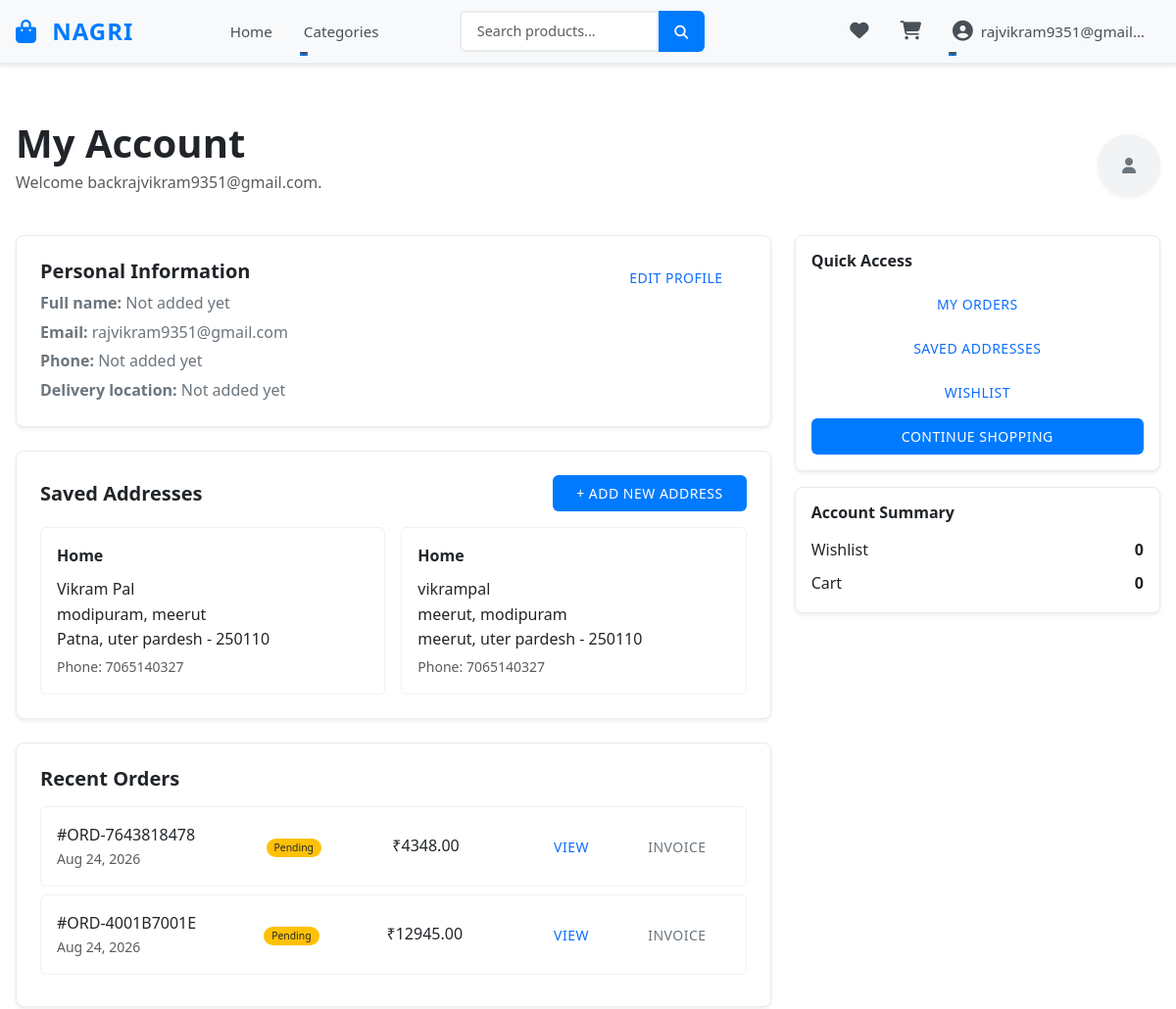
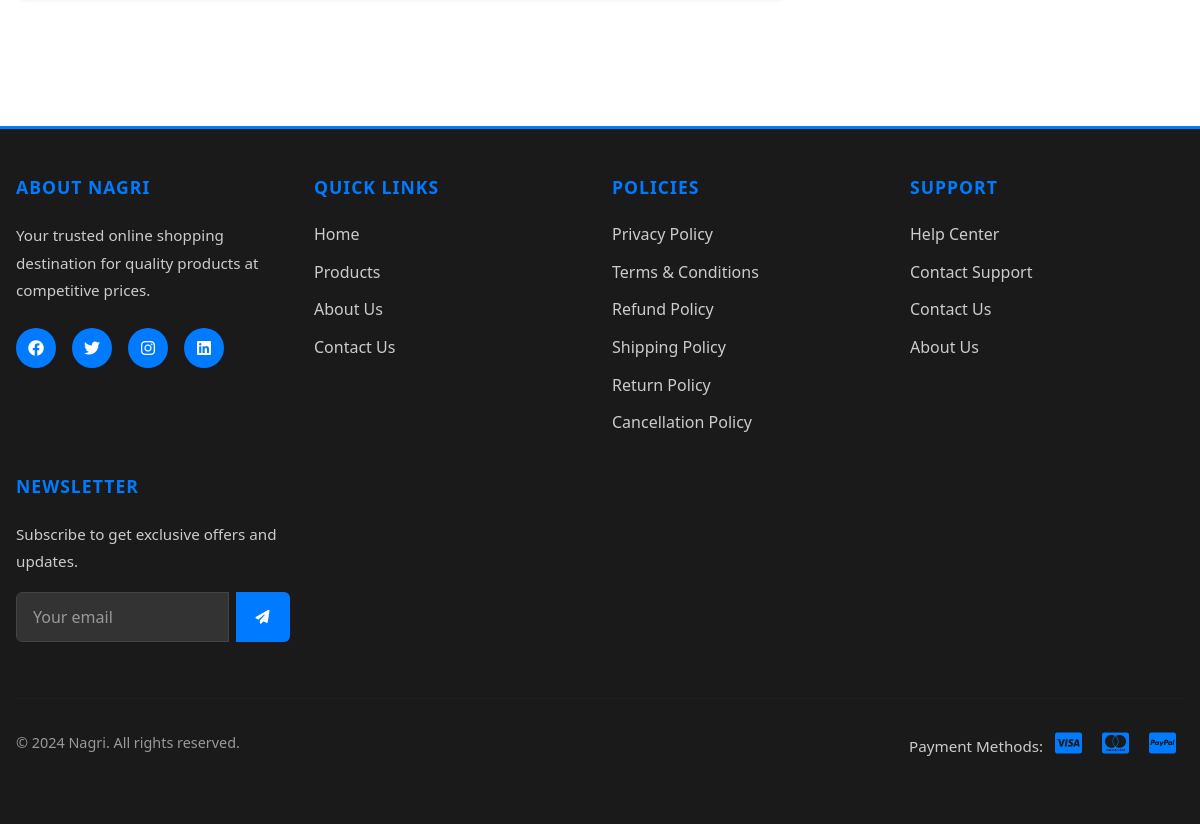
Page /accounts/dashboard-page/ (signed in) on the earlier database version (2 pictures, top to bottom).
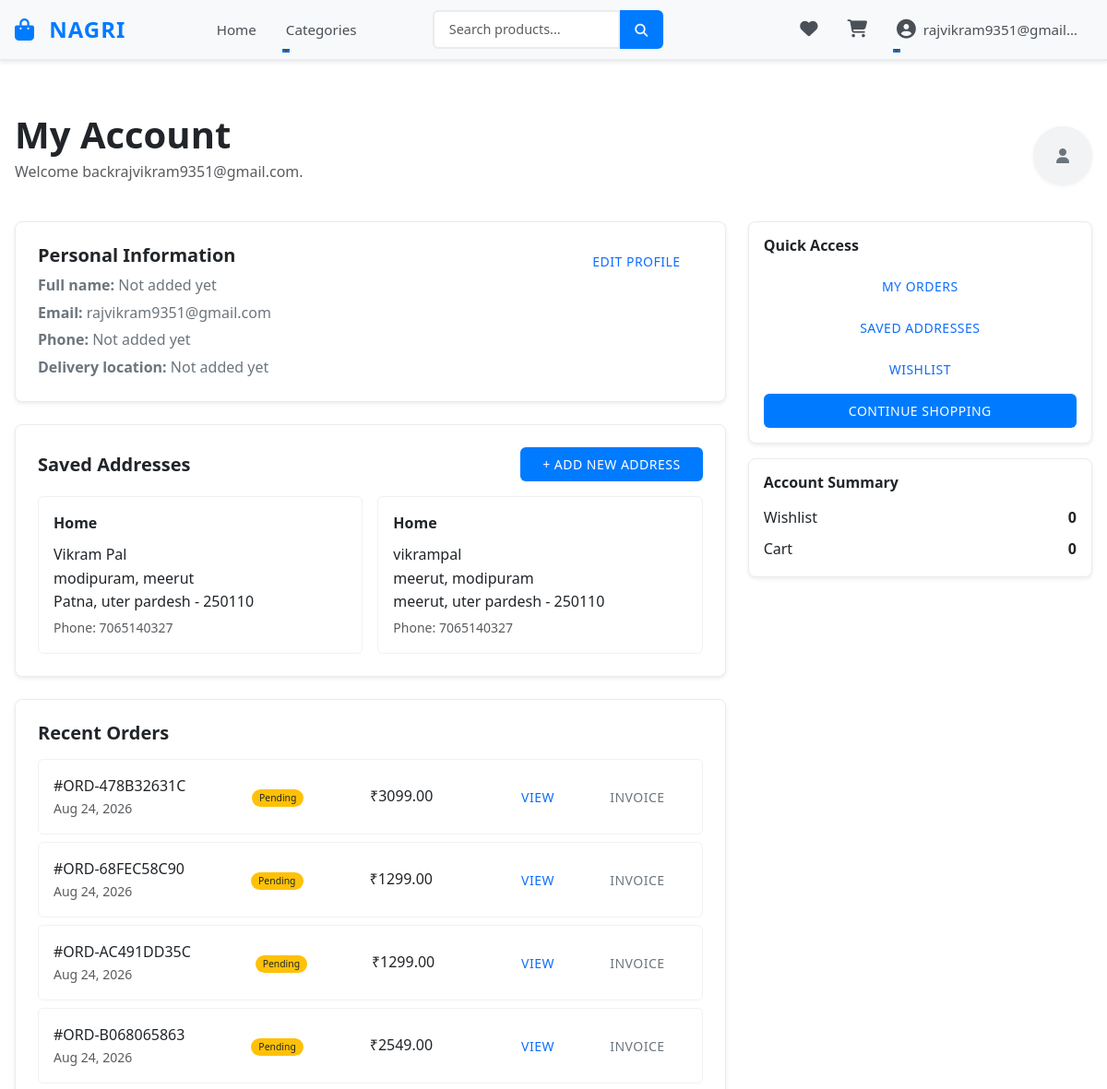
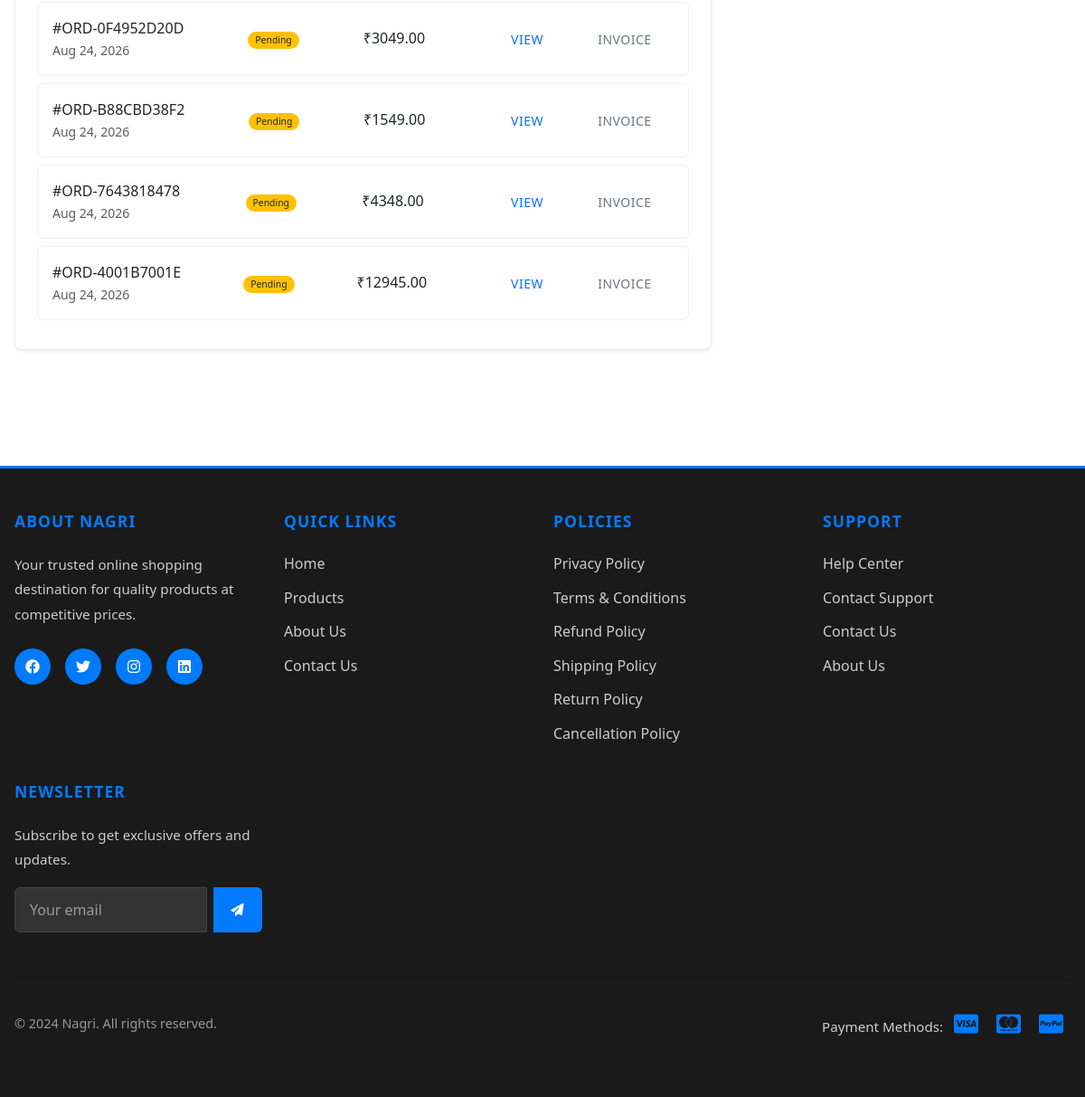
Same page on the later database version (2 pictures, top to bottom).
### accounts/models.py (models this page shows, shortened)
class Address(models.Model):
    user = models.ForeignKey(CustomUser, on_delete=models.CASCADE, related_name="addresses")
    profile = models.ForeignKey(UserProfile, on_delete=models.CASCADE, related_name="addresses", null=True, blank=True)
    label = models.CharField(max_length=50, default="Home")
    full_name = models.CharField(max_length=150)
    phone = models.CharField(max_length=20)
    address_line_1 = models.CharField(max_length=255)
    address_line_2 = models.CharField(max_length=255, blank=True, null=True)
    city = models.CharField(max_length=100)
    state = models.CharField(max_length=100)
    country = models.CharField(max_length=100, default="India")
    pincode = models.CharField(max_length=20)
    landmark = models.CharField(max_length=200, blank=True, null=True)
    is_default = models.BooleanField(default=False)
    created_at = models.DateTimeField(auto_now_add=True)
    updated_at = models.DateTimeField(auto_now=True)
    class Meta:
        ordering = ["-is_default", "-created_at"]

### orders/models.py (models this page shows, shortened)
class Order(models.Model):
    STATUS_CHOICES = [
        ("pending", "Pending"),
        ("paid", "Paid"),
        ("shipped", "Shipped"),
        ("completed", "Completed"),
        ("cancelled", "Cancelled"),
    ]
    TRACKING_CHOICES = [
        ("processing", "Processing"),
        ("packed", "Packed"),
        ("shipped", "Shipped"),
        ("out_for_delivery", "Out for Delivery"),
        ("delivered", "Delivered"),
    ]
    DELIVERY_CHOICES = [
        ("standard", "Standard Delivery (5-7 days) - FREE"),
        ("express", "Express Delivery (2-3 days) - ₹50"),
        ("overnight", "Overnight Delivery - ₹100"),
    ]
    PAYMENT_METHOD_CHOICES = [
        ("razorpay", "Credit/Debit Card"),
        ("netbanking", "Net Banking"),
        ("upi", "UPI"),
        ("wallet", "Wallet"),
        ("cod", "Cash on Delivery"),
    ]
    user = models.ForeignKey(settings.AUTH_USER_MODEL, on_delete=models.CASCADE, related_name="orders")
    order_number = models.CharField(max_length=50, unique=True)
    subtotal = models.DecimalField(max_digits=12, decimal_places=2, default=0.00)
    discount_amount = models.DecimalField(max_digits=12, decimal_places=2, default=0.00)
    delivery_charge = models.DecimalField(max_digits=12, decimal_places=2, default=0.00)
    total_amount = models.DecimalField(max_digits=12, decimal_places=2, default=0.00)
    coupon_code = models.CharField(max_length=50, blank=True, null=True)
    shipping_address = models.ForeignKey(Address, on_delete=models.SET_NULL, null=True, blank=True, related_name="orders")
    shipping_address_name = models.CharField(max_length=150, blank=True)
    shipping_address_phone = models.CharField(max_length=20, blank=True)
    shipping_address_line1 = models.CharField(max_length=255, blank=True)
    shipping_address_line2 = models.CharField(max_length=255, blank=True, null=True)
    shipping_address_city = models.CharField(max_length=100, blank=True)
    shipping_address_state = models.CharField(max_length=100, blank=True)
    shipping_address_postal_code = models.CharField(max_length=20, blank=True)
    shipping_address_country = models.CharField(max_length=100, blank=True, default="India")
    delivery_method = models.CharField(max_length=20, choices=DELIVERY_CHOICES, default="standard")
    payment_method = models.CharField(max_length=20, choices=PAYMENT_METHOD_CHOICES, default="razorpay")
    status = models.CharField(max_length=20, choices=STATUS_CHOICES, default="pending")
    tracking_status = models.CharField(max_length=30, choices=TRACKING_CHOICES, default="processing")
    tracking_code = models.CharField(max_length=100, blank=True, null=True)
    tracking_number = models.CharField(max_length=100, blank=True, null=True)
    is_paid = models.BooleanField(default=False)
    payment_provider = models.CharField(max_length=50, blank=True, default="razorpay")
    razorpay_order_id = models.CharField(max_length=255, blank=True, null=True)
    razorpay_payment_id = models.CharField(max_length=255, blank=True, null=True)
    razorpay_signature = models.CharField(max_length=255, blank=True, null=True)
    created_at = models.DateTimeField(auto_now_add=True)
    updated_at = models.DateTimeField(auto_now=True)
    class Meta:
        ordering = ["-created_at"]

### accounts/views.py (the view)
# urls.py: path("dashboard-page/", views.dashboard_page, name="dashboard_page"),
@login_required(login_url="/accounts/auth/")
def dashboard_page(request):
    profile = UserProfile.objects.filter(user=request.user).first()
    addresses = Address.objects.filter(user=request.user).order_by("-is_default", "-created_at")
    payment_methods = PaymentMethod.objects.filter(user=request.user).order_by("-is_default", "-created_at")
    orders = Order.objects.filter(user=request.user).order_by("-created_at")[:10]
    return render(request, "accounts/dashboard.html", {
        "profile": profile,
        "addresses": addresses,
        "payment_methods": payment_methods,
        "orders": orders,
        "wishlist_count": 0,
        "cart_count": 0,
    })

### templates/accounts/dashboard.html (shortened to what the changed rows need)
{% extends 'base/base.html' %}
{% load static %}
{% block extra_css %}
    <link rel="stylesheet" href="{% static 'css/accounts/dashboard.css' %}">
{% endblock %}
{% block content %}
<div class="account-dashboard container py-4">
    <div class="dashboard-header d-flex align-items-center justify-content-between mb-4">
        <div>
            <h1 class="mb-1">My Account</h1>
        </div>
    </div>
    <div class="row g-4">
        <div class="col-lg-8">
            <div class="card card-flat mb-4">
                <div class="card-body">
                    {% if addresses %}
                        <div class="row g-3">
                            {% for address in addresses %}
                                <div class="col-md-6">
                                    <div class="address-card p-3">
                                        <div class="d-flex justify-content-between">
                                            <div>
                                                <strong>{{ address.label }}</strong>
                                            </div>
                                        </div>
                                        <div class="mt-2">{{ address.full_name }}</div>
                                        <div>{{ address.address_line_1 }}{% if address.address_line_2 %}, {{ address.address_line_2 }}{% endif %}</div>
                                        <div>{{ address.city }}, {{ address.state }} - {{ address.pincode }}</div>
                                        <div class="text-muted small mt-1">Phone: {{ address.phone }}</div>
                                    </div>
                                </div>
                            {% endfor %}
                        </div>
                    {% else %}
                        <p class="text-muted mb-0">No saved addresses yet.</p>
                    {% endif %}
                </div>
            </div>
            <div class="card card-flat mb-4">
                <div class="card-body">
                    {% if orders %}
                        <div class="orders-list mt-3">
                            {% for order in orders %}
                                <div class="order-row d-flex align-items-center justify-content-between p-3 mb-2">
                                    <div>
                                        <div class="order-number">#{{ order.order_number }}</div>
                                        <div class="text-muted small">{{ order.created_at|date:'M d, Y' }}</div>
                                    </div>
                                    <div class="order-status">
                                        {% if order.status == 'pending' %}
                                            <span class="badge bg-warning text-dark">Pending</span>
                                        {% elif order.status == 'paid' or order.status == 'processing' %}
                                            <span class="badge bg-info text-dark">Processing</span>
                                        {% elif order.status == 'shipped' %}
                                            <span class="badge bg-secondary">Shipped</span>
                                        {% elif order.status == 'completed' %}
                                            <span class="badge bg-success">Delivered</span>
                                        {% elif order.status == 'cancelled' %}
                                            <span class="badge bg-danger">Cancelled</span>
                                        {% else %}
                                            <span class="badge bg-light text-dark">{{ order.status }}</span>
                                        {% endif %}
                                    </div>
                                    <div class="order-total">₹{{ order.total_amount }}</div>
                                    <div class="order-actions">
                                        <a href="{% url 'order_detail' order.id %}" class="btn btn-sm btn-outline-primary">View</a>
                                        <a href="/orders/orders/{{ order.id }}/invoice/" class="btn btn-sm btn-outline-secondary ms-2">Invoice</a>
                                    </div>
                                </div>
                            {% endfor %}
                        </div>
                    {% else %}
                        <p class="text-muted mb-0">You have no recent orders.</p>
                    {% endif %}
                </div>
            </div>
        </div>
    </div>
</div>
{% endblock %}

Differences in the rows shown:
added Order: order_number "ORD-478B32631C", created_at "Aug 24, 2026", status "Pending", total_amount "3099.00"
added Order: order_number "ORD-68FEC58C90", created_at "Aug 24, 2026", status "Pending", total_amount "1299.00"
added Order: order_number "ORD-AC491DD35C", created_at "Aug 24, 2026", status "Pending", total_amount "1299.00"
added Order: order_number "ORD-B068065863", created_at "Aug 24, 2026", status "Pending", total_amount "2549.00"
added Order: order_number "ORD-0F4952D20D", created_at "Aug 24, 2026", status "Pending", total_amount "3049.00"
added Order: order_number "ORD-B88CBD38F2", created_at "Aug 24, 2026", status "Pending", total_amount "1549.00"
